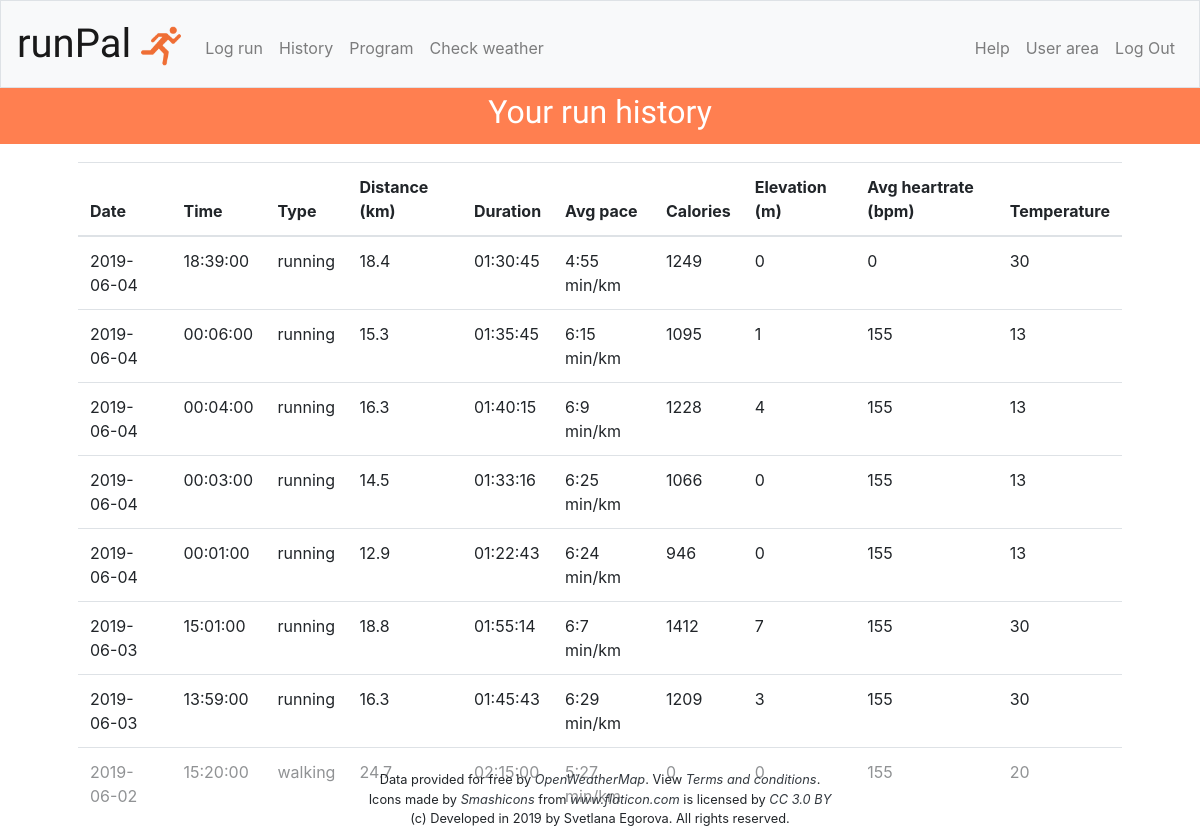
Page /history (signed in) on the earlier database version.
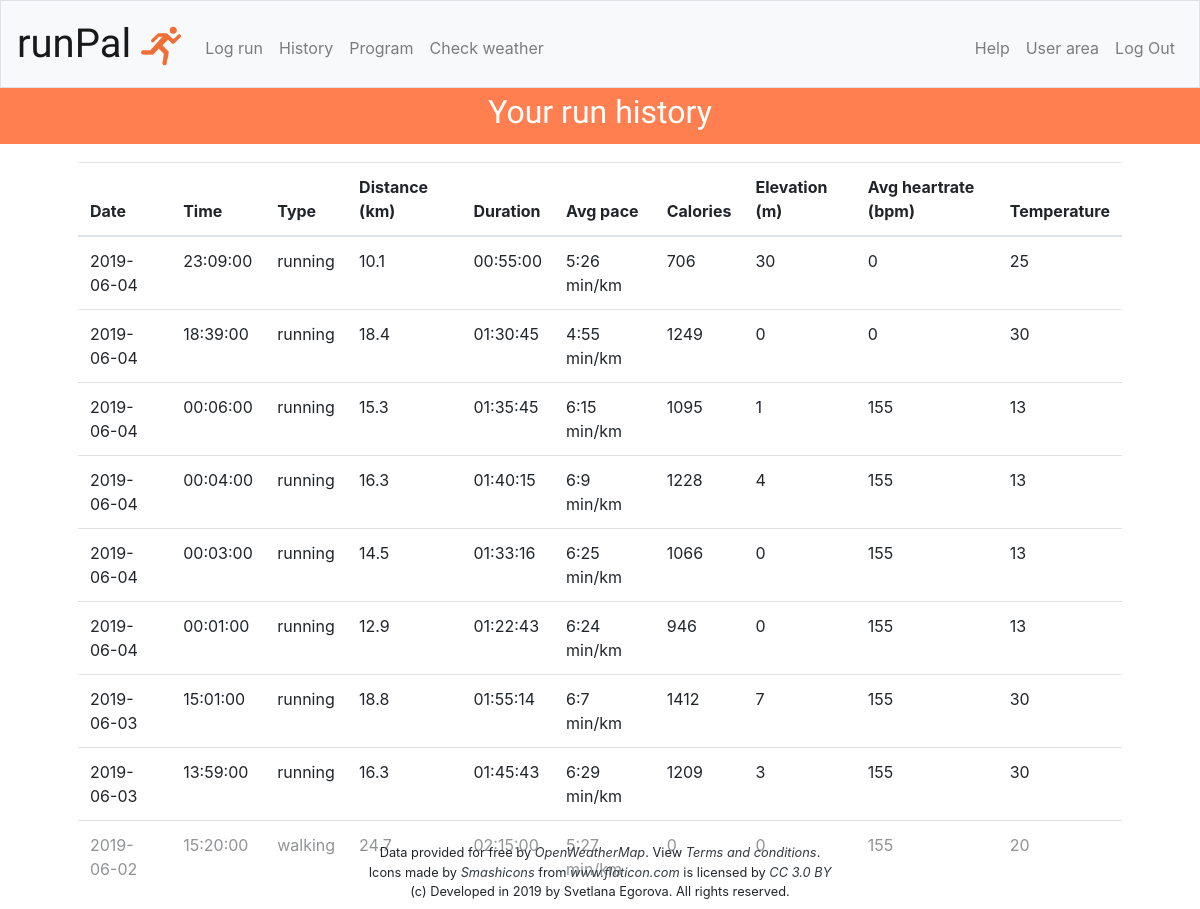
Same page on the later database version.
### tables this page shows
CREATE TABLE "trainings"
(
	training_id integer not null
		constraint trainings_pk
			primary key autoincrement,
	user_id integer not null,
	type int default 1,
	date bigint default timestamp,
	distance int not null,
	duration int,
	elevation int default 0,
	pace int,
	heartrate_avg int,
	heartrate_high int,
	temperature int,
	humidity float,
	calories int,
	treadmill int,
	latitude float,
	longitude float
, timezone varchar(255));

### application.py (the view)
@app.route("/history", methods=["GET"])
@login_required
def see_history():
    runs = historyRepo.get_runs_by_user_id(session["user_id"])
    run_types = ["", "running", "walking", "hiking/climbing"]
    result = []
    for run in runs:
        run_timezone = timezone(run["timezone"])
        datetime_object = datetime.datetime.fromtimestamp(run["date"], tz=run_timezone)
        result.append({
            "type": run_types[run["type"]],
            "day": datetime_object.date(),
            "time": datetime_object.time(),
            "duration": show_duration(run["duration"]),
            "pace": show_pace(run["pace"]),
            "distance": run["distance"],
            "calories": run["calories"],
            "elevation": run["elevation"],
            "temperature": run["temperature"],
            "heartrate_avg": run["heartrate_avg"]
        })
    return render_template("history.html",
                           runs=result)

### HistoryRepository.py (called while the page is built)
    def get_runs_by_user_id(self, user_id):
        return self.db.execute("SELECT * FROM trainings "
                               "WHERE user_id = :id "
                               "ORDER BY date DESC",
                               id=user_id)

### application.py (called while the page is built)
@app.after_request
def after_request(response):
    response.headers["Cache-Control"] = "no-cache, no-store, must-revalidate"
    response.headers["Expires"] = 0
    response.headers["Pragma"] = "no-cache"
    return response

### helpers.py (called while the page is built)
def login_required(f):
    @wraps(f)
    def decorated_function(*args, **kwargs):
        if session.get("user_id") is None:
            return redirect("/login")
        return f(*args, **kwargs)
    return decorated_function

def show_duration(total_seconds):
    hours = int(total_seconds / 3600)
    hours_adj = str(hours) if int(hours) > 9 else "0" + str(hours)
    minutes = int((total_seconds - hours * 3600) / 60)
    minutes_adj = str(minutes) if int(minutes) > 9 else "0" + str(minutes)
    seconds = total_seconds - hours * 3600 - minutes * 60
    seconds_adj = str(seconds) if int(seconds) > 9 else "0" + str(seconds)
    duration_string = hours_adj + ":" + minutes_adj + ":" + seconds_adj
    return duration_string

def show_pace(pace):
    minutes_per_km = int(pace / 60)
    seconds_remainder = pace - minutes_per_km * 60
    pace_string = str(minutes_per_km) + ":" + str(seconds_remainder) + " min/km"
    return pace_string

### templates/history.html (shortened to what this page needs)
{% extends "layout.html" %}
{% block main %}
    <p class="text-main-line except-main">Your run history</p>
    <div class="container p-5 under-main-line">
        <table class="table">
            <thead>
            <tr>
                <th scope="col">Date</th>
                <th scope="col">Time</th>
                <th scope="col">Type</th>
                <th scope="col">Distance (km)</th>
                <th scope="col">Duration</th>
                <th scope="col">Avg pace</th>
                <th scope="col">Calories</th>
                <th scope="col">Elevation (m)</th>
                <th scope="col">Avg heartrate (bpm)</th>
                <th scope="col">Temperature</th>
            </tr>
            </thead>
            <tbody>
            {% for item in runs %}
                <tr>
                    <td> {{ item['day'] }} </td>
                    <td> {{ item['time'] }} </td>
                    <td> {{ item['type'] }} </td>
                    <td> {{ item['distance'] }} </td>
                    <td> {{ item['duration'] }} </td>
                    <td> {{ item['pace'] }} </td>
                    <td> {{ item['calories'] }} </td>
                    <td> {{ item['elevation'] }} </td>
                    <td> {{ item['heartrate_avg'] }} </td>
                    <td> {{ item['temperature'] }} </td>
                </tr>
            {% endfor %}
            </tbody>
        </table>
    </div>
{% endblock %}

### templates/layout.html (shortened to what this page needs)
<!DOCTYPE html>
<html lang="en">
    <head>
        <link href="https://maxcdn.bootstrapcdn.com/bootstrap/4.1.3/css/bootstrap.min.css" rel="stylesheet">
        <link href="//code.jquery.com/ui/1.12.1/themes/base/jquery-ui.css" rel="stylesheet">
        <link href="/static/styles.css" rel="stylesheet">
    </head>
    <body>
        <nav class="navbar navbar-expand-md navbar-light bg-light border">
            <a class="navbar-brand" href="/">run<span class="red">Pal</span>
                <img src="/static/running.png" class="logo" alt="Logo">
            </a>
            <div class="collapse navbar-collapse" id="navbar">
                {% if session.user_id %}
                    <ul class="navbar-nav mr-auto mt-2">
                        <li class="nav-item"><a class="nav-link" href="/log-run">Log run</a></li>
                        <li class="nav-item"><a class="nav-link" href="/history">History</a></li>
                        <li class="nav-item"><a class="nav-link" href="/program">Program</a></li>
                        <li class="nav-item"><a class="nav-link" href="/weather">Check weather</a></li>
                    </ul>
                    <ul class="navbar-nav ml-auto mt-2">
                        <li class="nav-item"><a class="nav-link" href="/help">Help</a></li>
                        <li class="nav-item"><a class="nav-link" href="/info">User area</a></li>
                        <li class="nav-item"><a class="nav-link" href="/logout">Log Out</a></li>
                    </ul>
                {% else %}
                    <ul class="navbar-nav ml-auto mt-2">
                        <li class="nav-item"><a class="nav-link" href="/register">Sign up</a></li>
                        <li class="nav-item"><a class="nav-link" href="/login">Log In</a></li>
                    </ul>
                {% endif %}
            </div>
        </nav>
        <main>
            {% block main %}{% endblock %}
        </main>
        <footer class="small navbar fixed-bottom">
            <div>
                Data provided for free by <a class="text-dark font-italic" href="https://openweathermap.org/api/hourly-forecast">OpenWeatherMap</a>.
                View <a class="text-dark font-italic" href="https://openweather.co.uk/storage/app/media/Terms/Openweather_terms_and_conditions_of_sale.pdf">Terms and conditions</a>.
            </div>
            <div>
                Icons made by <a href="https://www.flaticon.com/authors/smashicons" title="Smashicons" class="text-dark font-italic">
                Smashicons</a> from <a href="https://www.flaticon.com/" title="Flaticon" class="text-dark font-italic">www.flaticon.com</a>
                is licensed by <a href="http://creativecommons.org/licenses/by/3.0/" title="Creative Commons BY 3.0"
                                  target="_blank" class="text-dark font-italic">CC 3.0 BY</a>
            </div>
            <div>
                (c) Developed in 2019 by Svetlana Egorova. All rights reserved.
            </div>
        </footer>
    </body>
</html>

### static/styles.css (style rules this page uses)
nav .navbar-brand { font-size: 40px; font-family: 'Kaushan Script', cursive; }
nav .logo { height: 40px; }
main .text-main-line { background-color: coral; color: white; font-family: 'Raleway', sans-serif; font-size: 48px; padding-bottom: 8px; text-align: center; margin-bottom: 0; }
main .except-main { font-size: 32px; font-family: 'Kaushan Script', cursive; }
main .under-main-line { padding-top: 18px !important; padding-bottom: 0px !important; }
main { overflow-x: auto; }
footer { display: grid !important; justify-content: center !important; text-align: center; background: rgba(255,255,255,0.5); }

Differences in the rows shown:
added trainings: day "2019-06-04", time "23:09:00", type "running", distance "10.1", duration "00:55:00", pace "5:26 min/km", calories "706", elevation "30", heartrate_avg "0", temperature "25"
